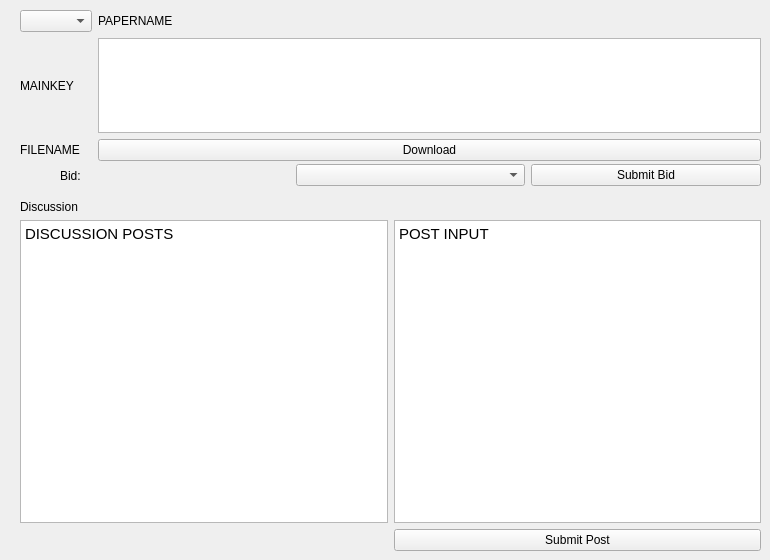
      <widget class="QWidget" name="reviewerTab">
       <attribute name="title">
        <string>Reviewer</string>
       </attribute>
       <widget class="QWidget" name="gridLayoutWidget_4">
        <property name="geometry">
         <rect>
          <x>20</x>
          <y>200</y>
          <width>741</width>
          <height>351</height>
         </rect>
        </property>
        <layout class="QGridLayout" name="gridLayout_4">
         <item row="0" column="0">
          <widget class="QLabel" name="discussionLabel_2">
           <property name="text">
            <string>Discussion</string>
           </property>
          </widget>
         </item>
         <item row="2" column="1">
          <widget class="QPushButton" name="submitPosts">
           <property name="text">
            <string>Submit Post</string>
           </property>
          </widget>
         </item>
         <item row="1" column="1">
          <widget class="QTextEdit" name="postBody">
           <property name="html">
            <string>&lt;!DOCTYPE HTML PUBLIC &quot;-//W3C//DTD HTML 4.0//EN&quot; &quot;http://www.w3.org/TR/REC-html40/strict.dtd&quot;&gt;
&lt;html&gt;&lt;head&gt;&lt;meta name=&quot;qrichtext&quot; content=&quot;1&quot; /&gt;&lt;style type=&quot;text/css&quot;&gt;
p, li { white-space: pre-wrap; }
&lt;/style&gt;&lt;/head&gt;&lt;body style=&quot; font-family:'MS Shell Dlg 2'; font-size:8.25pt; font-weight:400; font-style:normal;&quot;&gt;
&lt;p style=&quot; margin-top:0px; margin-bottom:0px; margin-left:0px; margin-right:0px; -qt-block-indent:0; text-indent:0px;&quot;&gt;&lt;span style=&quot; font-family:'Ubuntu'; font-size:11pt;&quot;&gt;POST INPUT&lt;/span&gt;&lt;/p&gt;&lt;/body&gt;&lt;/html&gt;</string>
           </property>
          </widget>
         </item>
         <item row="1" column="0">
          <widget class="QTextBrowser" name="discussionBody_2">
           <property name="html">
            <string>&lt;!DOCTYPE HTML PUBLIC &quot;-//W3C//DTD HTML 4.0//EN&quot; &quot;http://www.w3.org/TR/REC-html40/strict.dtd&quot;&gt;
&lt;html&gt;&lt;head&gt;&lt;meta name=&quot;qrichtext&quot; content=&quot;1&quot; /&gt;&lt;style type=&quot;text/css&quot;&gt;
p, li { white-space: pre-wrap; }
&lt;/style&gt;&lt;/head&gt;&lt;body style=&quot; font-family:'MS Shell Dlg 2'; font-size:8.25pt; font-weight:400; font-style:normal;&quot;&gt;
&lt;p style=&quot; margin-top:0px; margin-bottom:0px; margin-left:0px; margin-right:0px; -qt-block-indent:0; text-indent:0px;&quot;&gt;&lt;span style=&quot; font-family:'Ubuntu'; font-size:11pt;&quot;&gt;DISCUSSION POSTS&lt;/span&gt;&lt;/p&gt;&lt;/body&gt;&lt;/html&gt;</string>
           </property>
          </widget>
         </item>
        </layout>
       </widget>
       <widget class="QWidget" name="horizontalLayoutWidget">
        <property name="geometry">
         <rect>
          <x>20</x>
          <y>160</y>
          <width>741</width>
          <height>31</height>
         </rect>
        </property>
        <layout class="QHBoxLayout" name="horizontalLayout_5">
         <item>
          <spacer name="horizontalSpacer">
           <property name="orientation">
            <enum>Qt::Horizontal</enum>
           </property>
           <property name="sizeType">
            <enum>QSizePolicy::Ignored</enum>
           </property>
           <property name="sizeHint" stdset="0">
            <size>
             <width>40</width>
             <height>20</height>
            </size>
           </property>
          </spacer>
         </item>
         <item>
          <widget class="QLabel" name="bidlabel">
           <property name="text">
            <string>Bid:</string>
           </property>
          </widget>
         </item>
         <item>
          <widget class="QComboBox" name="selectBid"/>
         </item>
         <item>
          <widget class="QPushButton" name="submitBid">
           <property name="text">
            <string>Submit Bid</string>
           </property>
          </widget>
         </item>
        </layout>
       </widget>
       <widget class="QWidget" name="gridLayoutWidget_5">
        <property name="geometry">
         <rect>
          <x>20</x>
          <y>10</y>
          <width>741</width>
          <height>151</height>
         </rect>
        </property>
        <layout class="QGridLayout" name="gridLayout_5">
         <item row="0" column="1">
          <widget class="QLabel" name="paperName_3">
           <property name="text">
            <string>PAPERNAME</string>
           </property>
          </widget>
         </item>
         <item row="1" column="0">
          <widget class="QLabel" name="mainKey_3">
           <property name="text">
            <string>MAINKEY</string>
           </property>
          </widget>
         </item>
         <item row="2" column="0">
          <widget class="QLabel" name="fileName_2">
           <property name="text">
            <string>FILENAME</string>
           </property>
          </widget>
         </item>
         <item row="0" column="0">
          <widget class="QComboBox" name="selectPaperReviewer"/>
         </item>
         <item row="2" column="1">
          <widget class="QPushButton" name="download_2">
           <property name="text">
            <string>Download</string>
           </property>
          </widget>
         </item>
         <item row="1" column="1">
          <widget class="QListWidget" name="paperKeyListRev"/>
         </item>
        </layout>
       </widget>
      </widget>
